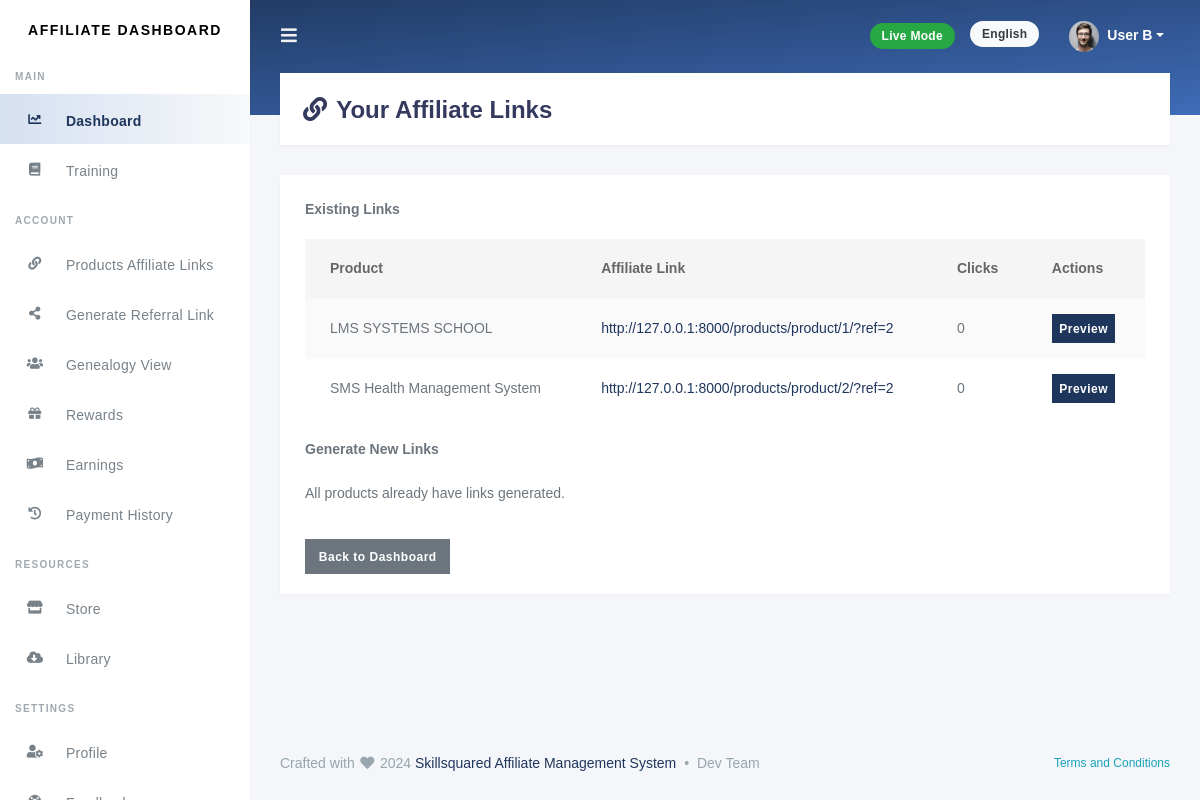
The page /affiliates/affiliate-links/list/ (signed in) on the database its author committed.
### products/models.py (models this page shows, shortened)
class AffiliateProductLink(models.Model):
    affiliate = models.ForeignKey('affiliates.Affiliate', on_delete=models.CASCADE)
    product = models.ForeignKey('Product', on_delete=models.CASCADE)
    unique_url = models.URLField(unique=True)
    clicks = models.PositiveIntegerField(default=0)

class Product(models.Model):
    CATEGORY_CHOICES = [
        ('health', 'Health'),
        ('e-commerce', 'E-Commerce'),
        ('cms', 'CMS'),
        ('legal', 'Legal'),
        ('education', 'Education'),
        ('others', 'Others'),
    ]
    name = models.CharField(max_length=255)
    description = models.TextField()
    price = models.DecimalField(max_digits=10, decimal_places=2, verbose_name="Default Price")
    default_commission = models.CharField(
        max_length=50,
        verbose_name="Default Commission",
        help_text="Comma-separated percentages, e.g., 5%, 2%",
        validators=[RegexValidator(r'^(\d+%,?)+$', 'Enter valid comma-separated percentages.')]
    )
    category = models.CharField(max_length=50, choices=CATEGORY_CHOICES, default='others')
    status = models.BooleanField(default=True, verbose_name="Active Status")
    sales_note = models.TextField(null=True, blank=True, help_text="Noted when sales occur")
    keywords = models.TextField(help_text="Keywords to describe the product for search optimization")
    image = models.ImageField(upload_to='products/', null=True, blank=True)
    created_at = models.DateTimeField(auto_now_add=True)
    updated_at = models.DateTimeField(auto_now=True)

### affiliates/views.py (the view)
# urls.py: path('affiliate-links/list/', list_affiliate_links, name='affiliate_links'),
@login_required
def list_affiliate_links(request):
    if request.user.user_type != 'affiliate':
        return HttpResponseForbidden("You are not authorized to access this page.")
    affiliate = request.user.affiliate
    links = AffiliateProductLink.objects.filter(affiliate=affiliate)
    products_without_links = Product.objects.exclude(
        id__in=links.values_list('product_id', flat=True)
    )
    return render(request, 'affiliates/affiliate_links.html', {
        'links': links,
        'products_without_links': products_without_links,
    })

### templates/affiliates/affiliate_links.html
{% extends 'base.html' %}
{% load static %}
{% block content %}
<div class="section-header">
  <h1><i class="fa fa-fw fa-link"></i> Your Affiliate Links</h1>
</div>
<div class="section-body">
  <div class="row">
    <div class="col-md-12">
      <div class="card">
        <div class="card-body">
          <p><b>Existing Links</b></p>
          {% if links %}
          <table class="table table-striped">
            <thead>
              <tr>
                <th>Product</th>
                <th>Affiliate Link</th>
                <th>Clicks</th>
                <th>Actions</th>
              </tr>
            </thead>
            <tbody>
              {% for link in links %}
              <tr>
                <td>{{ link.product.name }}</td>
                <td>
                  <a href="{{ link.unique_url }}" target="_blank">{{ link.unique_url }}</a>
                </td>
                <td>{{ link.clicks }}</td>
                <td>
                  <a href="{{ link.unique_url }}" target="_blank" class="btn btn-sm btn-primary">Preview</a>
                </td>
              </tr>
              {% endfor %}
            </tbody>
          </table>
          {% else %}
          <p>No affiliate links have been generated yet.</p>
          {% endif %}
          <p><b>Generate New Links</b></p>
          {% if products_without_links %}
          <ul>
            {% for product in products_without_links %}
            <li>
              {{ product.name }}
              <a href="{% url 'generate_affiliate_link' product.id %}" class="btn btn-sm btn-success">Generate Link</a>
            </li>
            {% endfor %}
          </ul>
          {% else %}
          <p>All products already have links generated.</p>
          {% endif %}
          <a href="{% url 'affiliate_dashboard' %}" class="btn btn-secondary mt-3">Back to Dashboard</a>
        </div>
      </div>
    </div>
  </div>
</div>
{% endblock %}

### static/css/custom.css (style rules this page uses)
::placeholder { font-size: 0.9em; font-family: "Segoe UI", "Georgia", "Helvetica", Arial; color: #bebebe !important; }

### rows shown on the page
AffiliateProductLink: product.name "LMS SYSTEMS SCHOOL", unique_url "http://127.0.0.1:8000/products/product/1/?ref=2", clicks "0"
AffiliateProductLink: product.name "SMS Health Management System", unique_url "http://127.0.0.1:8000/products/product/2/?ref=2", clicks "0"
